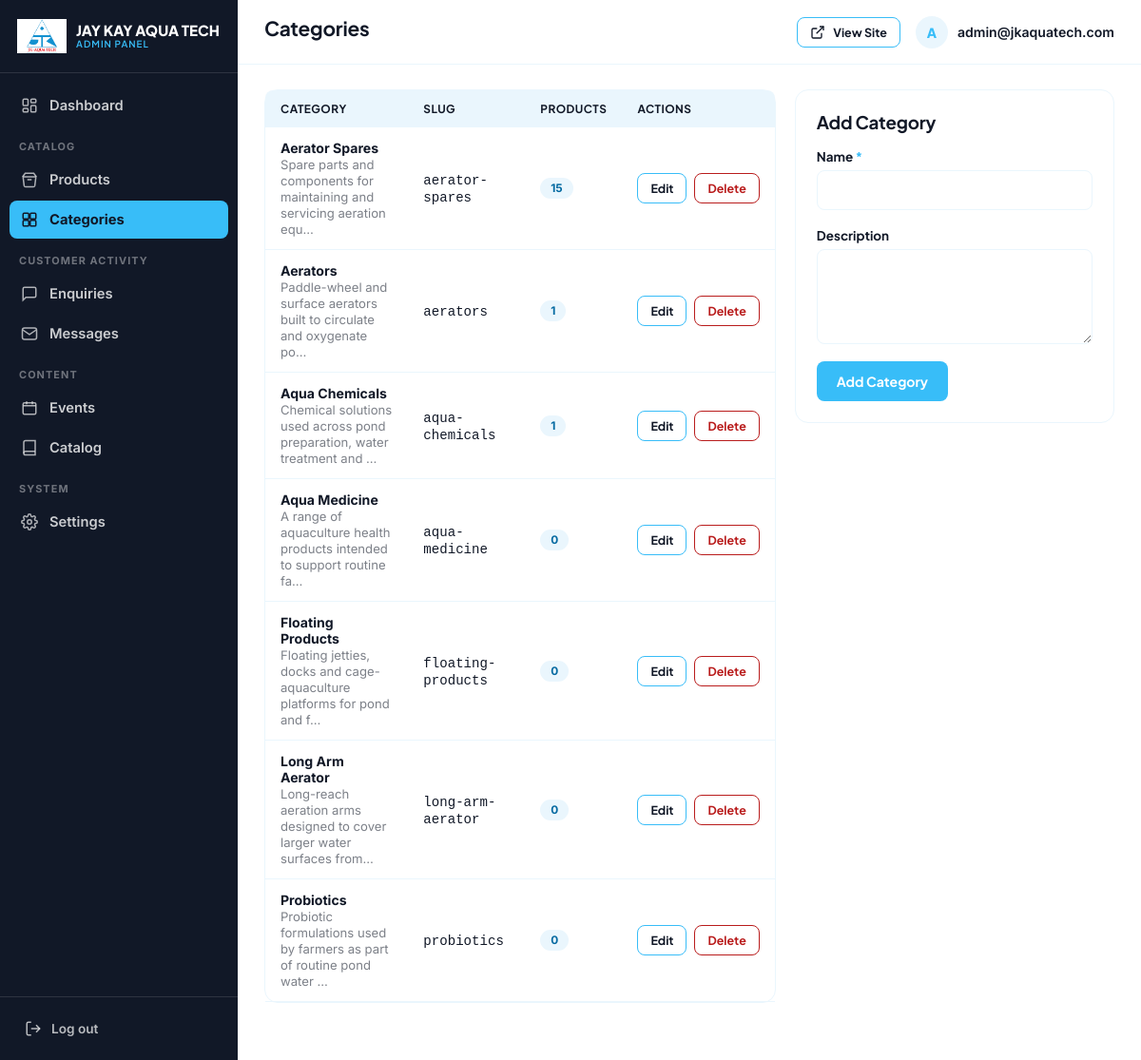
The app's page /admin/categories.php (signed in) with its own data.
### tables this page shows
CREATE TABLE IF NOT EXISTS `categories` (
  `id` INT UNSIGNED NOT NULL AUTO_INCREMENT,
  `slug` VARCHAR(120) NOT NULL,
  `name` VARCHAR(150) NOT NULL,
  `description` TEXT NULL,
  `created_at` TIMESTAMP NOT NULL DEFAULT CURRENT_TIMESTAMP,
  PRIMARY KEY (`id`),
  UNIQUE KEY `uq_categories_slug` (`slug`)
);

### admin/includes/functions.php (called while the page is built, shortened)
<?php
function e(?string $value): string
{
    return htmlspecialchars($value ?? '', ENT_QUOTES, 'UTF-8');
}

### admin/includes/db.php (called while the page is built, shortened)
<?php
function db(): PDO
{
    static $pdo = null;
    if ($pdo !== null) {
        return $pdo;
    }
    $config = require __DIR__ . '/db-config.php';
    $dsn = sprintf(
        '%s:host=%s;port=%s;dbname=%s;charset=%s',
        $config['driver'],
        $config['host'],
        $config['port'],
        $config['database'],
        $config['charset']
    );
    try {
        $pdo = new PDO($dsn, $config['username'], $config['password'], [
            PDO::ATTR_ERRMODE => PDO::ERRMODE_EXCEPTION,
            PDO::ATTR_DEFAULT_FETCH_MODE => PDO::FETCH_ASSOC,
            PDO::ATTR_EMULATE_PREPARES => false,
        ]);
    } catch (PDOException $e) {
        error_log('Jay Kay Aqua Tech DB connection failed: ' . $e->getMessage());
        http_response_code(500);
        die('Database connection failed. Please check admin/includes/db-config.php and confirm database.sql has been imported. (Details were written to the server error log, not shown here for security.)');
    }
    return $pdo;
}

### admin/includes/auth.php (called while the page is built, shortened)
<?php
function current_admin(): ?array
{
    $stmt = db()->prepare('SELECT id, email, created_at FROM admins WHERE id = ?');
    $stmt->execute([$_SESSION['admin_id']]);
    $row = $stmt->fetch();
    return $row ?: null;
}

### admin/categories.php (the view, shortened to what this page needs)
<?php
$pdo = db();
$editing = null;
$values = ['name' => $editing['name'] ?? '', 'description' => $editing['description'] ?? ''];
$categories = $pdo->query('
    SELECT c.*, (SELECT COUNT(*) FROM products p WHERE p.category_id = c.id) AS product_count
    FROM categories c ORDER BY c.name
')->fetchAll();
$pageTitle = 'Categories';
require __DIR__ . '/includes/header.php';
?>
<div class="dash-grid" style="grid-template-columns: 1.6fr 1fr;">
  <div class="card" style="padding:0;">
    <div class="table-wrap">
      <table class="admin-table">
        <thead><tr><th>Category</th><th>Slug</th><th>Products</th><th>Actions</th></tr></thead>
        <tbody>
          <?php if (!$categories): ?>
            <tr class="empty-row"><td colspan="4">No categories yet.</td></tr>
          <?php else: foreach ($categories as $c): ?>
            <tr>
              <td><strong><?= e($c['name']) ?></strong><?php if ($c['description']): ?><br><span style="color:rgba(17,24,39,.55); font-size:.82rem;"><?= e(mb_strimwidth($c['description'], 0, 70, '…')) ?></span><?php endif; ?></td>
              <td><code><?= e($c['slug']) ?></code></td>
              <td><span class="badge badge-sky"><?= (int)$c['product_count'] ?></span></td>
              <td>
                <div class="row-actions">
                  <a href="categories.php?edit=<?= (int)$c['id'] ?>" class="btn btn-secondary btn-sm">Edit</a>
                  <button type="button" class="btn btn-danger btn-sm"
                    data-confirm="<?= $c['product_count'] > 0 ? 'This category has ' . (int)$c['product_count'] . ' product(s) and cannot be deleted until they are moved or removed.' : 'This will permanently delete the "' . e($c['name']) . '" category.' ?>"
                    data-confirm-title="Delete this category?"
                    data-action="categories.php"
                    data-field-delete_id="<?= (int)$c['id'] ?>">Delete</button>
                </div>
              </td>
            </tr>
          <?php endforeach; endif; ?>
        </tbody>
      </table>
    </div>
  </div>
  <div class="card">
    <h3 style="margin-bottom:16px;"><?= $editing ? 'Edit Category' : 'Add Category' ?></h3>
    <form method="POST">
      <div class="field">
        <label for="name">Name <span class="req">*</span></label>
        <input type="text" id="name" name="name" value="<?= e($values['name']) ?>" required>
      </div>
      <div class="field">
        <label for="description">Description</label>
        <textarea id="description" name="description"><?= e($values['description']) ?></textarea>
      </div>
      <div class="form-actions" style="border-top:none; padding-top:0;">
        <button type="submit" class="btn btn-primary"><?= $editing ? 'Save Changes' : 'Add Category' ?></button>
      </div>
    </form>
  </div>
</div>
<?php require __DIR__ . '/includes/footer.php'; ?>

### admin/includes/header.php (shortened to what this page needs)
<?php
$admin = current_admin();
$pageTitle = $pageTitle ?? 'Admin';
?>
<!DOCTYPE html>
<html lang="en">
<head>
<link rel="stylesheet" href="assets/admin-style.css">
</head>
<body>
<div class="admin-shell">
  <?php include __DIR__ . '/sidebar.php'; ?>
  <div class="admin-main">
    <div class="admin-topbar">
      <div style="display:flex; align-items:center; gap:14px;">
        <h1><?= e($pageTitle) ?></h1>
      </div>
      <div class="top-actions">
        <a href="../index.html" target="_blank" class="btn btn-secondary btn-sm">
          <svg viewBox="0 0 24 24" fill="none" stroke="currentColor" stroke-width="2"><path d="M18 13v6a2 2 0 0 1-2 2H5a2 2 0 0 1-2-2V8a2 2 0 0 1 2-2h6"/><path d="M15 3h6v6"/><path d="M10 14 21 3"/></svg>
          View Site
        </a>
        <div class="admin-user">
          <div class="avatar"><?= e(strtoupper(substr($admin['email'] ?? 'A', 0, 1))) ?></div>
          <span><?= e($admin['email'] ?? '') ?></span>
        </div>
      </div>
    </div>
    <div class="admin-content">

### admin/includes/sidebar.php (shortened to what this page needs)
<?php
$currentPage = basename($_SERVER['SCRIPT_NAME']);
function nav_active(string $page, string $current): string
{
    return $page === $current ? ' class="active"' : '';
}
?>
<aside class="admin-sidebar" id="adminSidebar">
  <a href="dashboard.php" class="brand">
    <img src="../assets/logo/Jay Kay Aqua Tech.png" alt="Jay Kay Aqua Tech">
    <span>JAY KAY AQUA TECH<small>Admin Panel</small></span>
  </a>
  <nav class="admin-nav">
    <a href="dashboard.php"<?= nav_active('dashboard.php', $currentPage) ?>>
      <svg viewBox="0 0 24 24" fill="none" stroke="currentColor" stroke-width="2"><rect x="3" y="3" width="7" height="9" rx="1.5"/><rect x="14" y="3" width="7" height="5" rx="1.5"/><rect x="14" y="12" width="7" height="9" rx="1.5"/><rect x="3" y="16" width="7" height="5" rx="1.5"/></svg>
      Dashboard
    </a>
    <div class="nav-label">Catalog</div>
    <a href="products.php"<?= nav_active('products.php', $currentPage) . nav_active('add-product.php', $currentPage) . nav_active('edit-product.php', $currentPage) ?>>
      <svg viewBox="0 0 24 24" fill="none" stroke="currentColor" stroke-width="2"><path d="M21 8V7l-3-4H6L3 7v1"/><path d="M3 8h18l-1.5 12.5A2 2 0 0 1 17.5 22h-11a2 2 0 0 1-2-1.5L3 8Z"/><path d="M9 12h6"/></svg>
      Products
    </a>
    <a href="categories.php"<?= nav_active('categories.php', $currentPage) ?>>
      <svg viewBox="0 0 24 24" fill="none" stroke="currentColor" stroke-width="2"><rect x="3" y="3" width="8" height="8" rx="1.5"/><rect x="13" y="3" width="8" height="8" rx="1.5"/><rect x="3" y="13" width="8" height="8" rx="1.5"/><rect x="13" y="13" width="8" height="8" rx="1.5"/></svg>
      Categories
    </a>
    <div class="nav-label">Customer Activity</div>
    <a href="enquiries.php"<?= nav_active('enquiries.php', $currentPage) ?>>
      <svg viewBox="0 0 24 24" fill="none" stroke="currentColor" stroke-width="2"><path d="M21 15a2 2 0 0 1-2 2H7l-4 4V5a2 2 0 0 1 2-2h14a2 2 0 0 1 2 2z"/></svg>
      Enquiries
    </a>
    <a href="messages.php"<?= nav_active('messages.php', $currentPage) ?>>
      <svg viewBox="0 0 24 24" fill="none" stroke="currentColor" stroke-width="2"><rect x="2" y="4" width="20" height="16" rx="3"/><path d="m3 7 9 6 9-6"/></svg>
      Messages
    </a>
    <div class="nav-label">Content</div>
    <a href="events.php"<?= nav_active('events.php', $currentPage) ?>>
      <svg viewBox="0 0 24 24" fill="none" stroke="currentColor" stroke-width="2"><rect x="3" y="5" width="18" height="16" rx="2"/><path d="M3 9h18M8 3v4M16 3v4"/></svg>
      Events
    </a>
    <a href="catalog.php"<?= nav_active('catalog.php', $currentPage) ?>>
      <svg viewBox="0 0 24 24" fill="none" stroke="currentColor" stroke-width="2"><path d="M4 19.5A2.5 2.5 0 0 1 6.5 17H20"/><path d="M6.5 2H20v20H6.5A2.5 2.5 0 0 1 4 19.5v-15A2.5 2.5 0 0 1 6.5 2Z"/></svg>
      Catalog
    </a>
    <div class="nav-label">System</div>
    <a href="settings.php"<?= nav_active('settings.php', $currentPage) ?>>
      Settings
    </a>
  </nav>
  <div class="sidebar-foot">
    <a href="logout.php" class="view-site" data-confirm="You'll need to log in again to access the admin panel." data-confirm-title="Log out?" data-action="logout.php">
      <svg viewBox="0 0 24 24" fill="none" stroke="currentColor" stroke-width="2"><path d="M9 21H5a2 2 0 0 1-2-2V5a2 2 0 0 1 2-2h4"/><path d="M16 17l5-5-5-5"/><path d="M21 12H9"/></svg>
      Log out
    </a>
  </div>
</aside>

### admin/includes/footer.php (shortened to what this page needs)
    </div>
  </div>
</div>
</body>
</html>

### records on screen
categories: name "Aerator Spares", description "Spare parts and components for maintaining and servicing aeration equ…", slug "aerator-spares", product_count "15"
categories: name "Aerators", description "Paddle-wheel and surface aerators built to circulate and oxygenate po…", slug "aerators", product_count "1"
categories: name "Aqua Chemicals", description "Chemical solutions used across pond preparation, water treatment and …", slug "aqua-chemicals", product_count "1"
categories: name "Aqua Medicine", description "A range of aquaculture health products intended to support routine fa…", slug "aqua-medicine", product_count "0"
categories: name "Floating Products", description "Floating jetties, docks and cage-aquaculture platforms for pond and f…", slug "floating-products", product_count "0"
categories: name "Long Arm Aerator", description "Long-reach aeration arms designed to cover larger water surfaces from…", slug "long-arm-aerator", product_count "0"
categories: name "Probiotics", description "Probiotic formulations used by farmers as part of routine pond water …", slug "probiotics", product_count "0"

### other values on screen
$pageTitle "Categories"
substr($admin['email'] ?? 'A', 0, 1) "A"
$admin['email'] "admin@jkaquatech.com"
